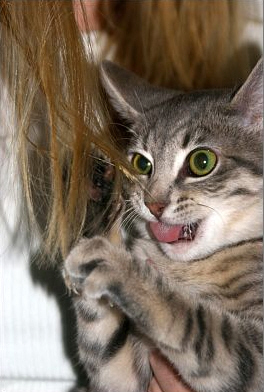
#> input picture 5.jpg, 264 x 392 px
$ python module_11_1.py
#> lines starting #> are read from the running program, lines starting #| are printed output that depends on the picture
import numpy as np

# Task with numpy
massive = np.array([1, 2, 3, 4, 5])
massive_2 = np.arange(5)
mass_3 = massive * massive_2

print(massive)
print(massive_2)
print(mass_3)

massive[1] = 7
mass_4 = massive ** 2
print(mass_4)

reshaped_1 = massive.reshape(5, 1)
print(reshaped_1)
print(massive_2.min(), ',', massive.sum(), '\n')
###########################################
import matplotlib.pyplot as mp

# Task with matplotlib
x = [0, 1, 2, 3, 4, 5]
y = [0, 1, 4, 9, 16, 25]

mp.plot(x, y, marker='o')
mp.title('Example')
mp.xlabel('x')
mp.ylabel('y')
mp.grid(True)
mp.show()
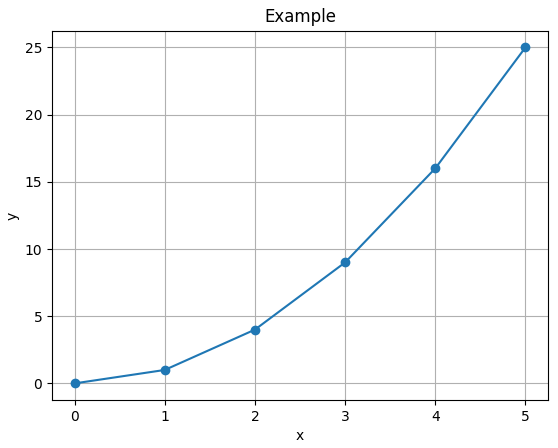
#> figure drawn by matplotlib, 1 panel
###########################################
from PIL import Image

# Task with pillow
img = Image.open("5.jpg")
#> img is the input picture: PIL image 264x392 RGB; mean R, G, B 124.8, 109.6, 93.9
img2 = img.resize((300, 500))
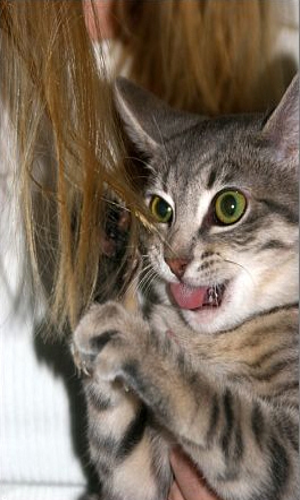
#> img2: PIL image 300x500 RGB; mean R, G, B 124.8, 109.6, 93.9
img2.save("7.png")
img3 = img2.crop((25, 25, 100, 100))
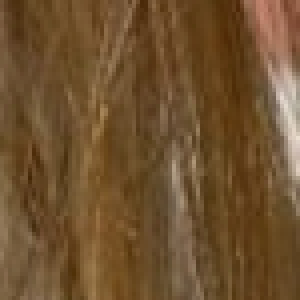
#> img3: PIL image 75x75 RGB (shown 4 times larger); mean R, G, B 110.8, 81, 46.9
img3.save("8.png")
img4 = img2.rotate(90)
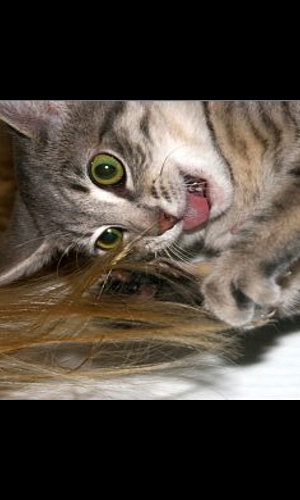
#> img4: PIL image 300x500 RGB; mean R, G, B 76, 67.5, 58.9
img4.save("9.png")
img.show()
